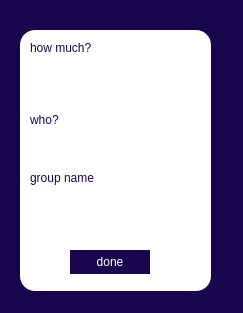
<?xml version="1.0" encoding="UTF-8"?>
<ui version="4.0">
 <class>transDialog</class>
 <widget class="QDialog" name="transDialog">
  <property name="geometry">
   <rect>
    <x>0</x>
    <y>0</y>
    <width>243</width>
    <height>313</height>
   </rect>
  </property>
  <property name="windowTitle">
   <string>Dialog</string>
  </property>
  <property name="styleSheet">
   <string notr="true">background-color:rgb(23, 6, 77);
border-radius: 20px;</string>
  </property>
  <widget class="QFrame" name="frame">
   <property name="geometry">
    <rect>
     <x>20</x>
     <y>30</y>
     <width>191</width>
     <height>261</height>
    </rect>
   </property>
   <property name="styleSheet">
    <string notr="true">background-color:rgb(255, 255, 255);
color:rgb(23, 6, 77);
border-radius:15px;
</string>
   </property>
   <property name="frameShape">
    <enum>QFrame::StyledPanel</enum>
   </property>
   <property name="frameShadow">
    <enum>QFrame::Raised</enum>
   </property>
   <widget class="QLabel" name="label">
    <property name="geometry">
     <rect>
      <x>10</x>
      <y>10</y>
      <width>61</width>
      <height>16</height>
     </rect>
    </property>
    <property name="text">
     <string>how much?</string>
    </property>
   </widget>
   <widget class="QLabel" name="label_4">
    <property name="geometry">
     <rect>
      <x>10</x>
      <y>80</y>
      <width>51</width>
      <height>20</height>
     </rect>
    </property>
    <property name="text">
     <string>who?</string>
    </property>
   </widget>
   <widget class="QLineEdit" name="lineEdit_who">
    <property name="geometry">
     <rect>
      <x>0</x>
      <y>100</y>
      <width>191</width>
      <height>24</height>
     </rect>
    </property>
   </widget>
   <widget class="QLineEdit" name="lineEdit_how">
    <property name="geometry">
     <rect>
      <x>10</x>
      <y>40</y>
      <width>191</width>
      <height>24</height>
     </rect>
    </property>
    <property name="autoFillBackground">
     <bool>false</bool>
    </property>
    <property name="styleSheet">
     <string notr="true">
color:rgb(23, 6, 77);

</string>
    </property>
   </widget>
   <widget class="QPushButton" name="pushbutton_done">
    <property name="geometry">
     <rect>
      <x>50</x>
      <y>220</y>
      <width>80</width>
      <height>24</height>
     </rect>
    </property>
    <property name="styleSheet">
     <string notr="true">color:rgb(255,255,255);
background-color:rgb(23, 6, 77);

</string>
    </property>
    <property name="text">
     <string>done</string>
    </property>
   </widget>
   <widget class="QLabel" name="label_2">
    <property name="geometry">
     <rect>
      <x>10</x>
      <y>140</y>
      <width>81</width>
      <height>16</height>
     </rect>
    </property>
    <property name="text">
     <string>group name</string>
    </property>
   </widget>
   <widget class="QLineEdit" name="lineEdit_groupname">
    <property name="geometry">
     <rect>
      <x>10</x>
      <y>170</y>
      <width>161</width>
      <height>21</height>
     </rect>
    </property>
   </widget>
  </widget>
 </widget>
 <resources/>
 <connections/>
</ui>
